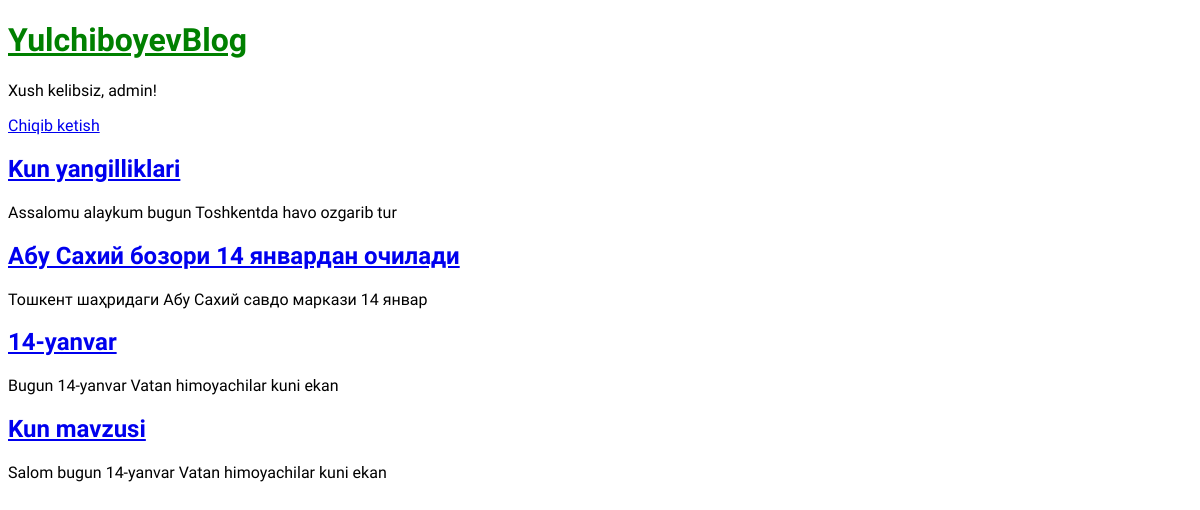
The app's page / (signed in) with its own data.
### blog/models.py (models this page shows, shortened)
class Post(models.Model):
    title = models.CharField(max_length=200)
    author = models.ForeignKey(
        'auth.User',
        on_delete=models.CASCADE,
    )
    body = models.TextField()

### blog/views.py (the view)
# urls.py: path('', BlogListView.as_view(), name = 'home'),
class BlogListView(ListView):
    model = Post
    template_name = 'home.html'

### templates/home.html
{% extends 'base.html' %}
{% block content %}
    {% for post in object_list %}
        <div class = "post-entry">
            <h2>
                <a href = "{% url 'detail' post.pk %}">
                    {{ post.title }}
                </a>
            </h2>
            <p>
                {{post.body | slice:":50"}}
            </p>
        </div>
    {% endfor %}
{% endblock content %}

### templates/base.html (shortened to what this page needs)
{% load static %}
<!DOCTYPE html>
<html>
    <head>
        <link rel="stylesheet" href="{% static 'css/base.css' %}">
    </head>
    <body>
        <header>
            <h1><a href="{% url 'home' %}">YulchiboyevBlog</a></h1>
        </header>
        {% if user.is_authenticated %}
            <p>Xush kelibsiz, {{ user.username }}!</p>
            <p><a href="{% url 'logout' %}">Chiqib ketish</a></p>
        {% else %}
        <p>
            <a href="{% url 'login' %}">Saytga kirish</a> /
            <a href="{% url 'signup' %}">Ro'yxatdan o'tish</a>
        </p>
        <h2><a href="{% url 'create' %}">Yangi post qo'shish</a></h2>
        {% endif %}
        <div>
            {% block content %}
            {% endblock content %}
        </div>
    </body>
</html>

### static/css/base.css (style rules this page uses)
body { font-family: 'Montserrat', sans-serif; font-family: 'Signika Negative', sans-serif; font-family: 'Sofia Sans', sans-serif; font-family: 'Sofia Sans Semi Condensed', sans-serif; }
header h1 a { color: green; }

### records on screen
Post: title "Kun yangilliklari", body "Assalomu alaykum bugun Toshkentda havo ozgarib tur"
Post: title "Абу Сахий бозори 14 январдан очилади", body "Тошкент шаҳридаги Абу Сахий савдо маркази 14 январ"
Post: title "14-yanvar", body "Bugun 14-yanvar Vatan himoyachilar kuni ekan"
Post: title "Kun mavzusi", body "Salom bugun 14-yanvar Vatan himoyachilar kuni ekan"

### other values on screen
{{ user.username }} "admin"
